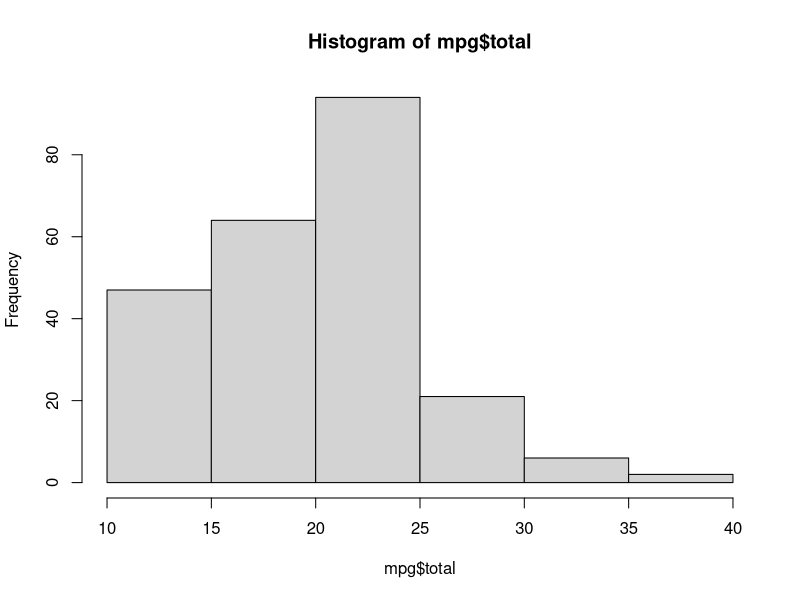
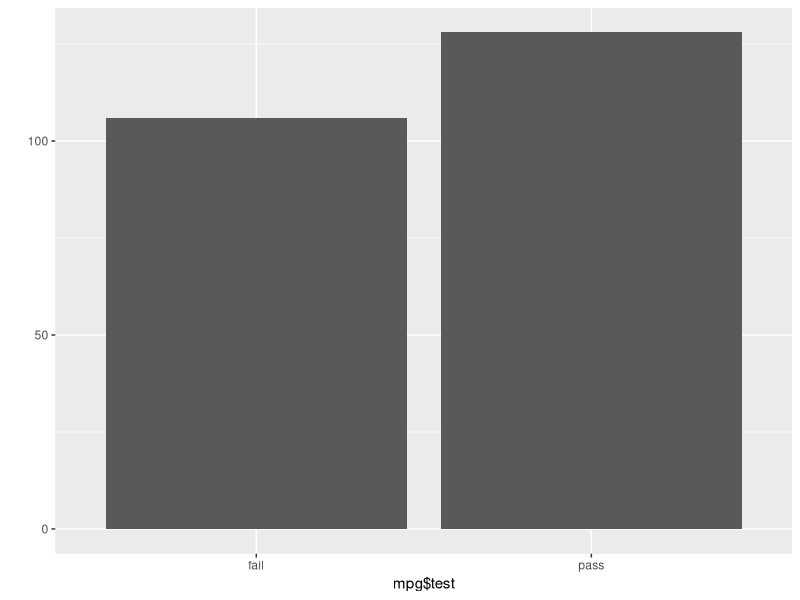

R code for these plots, in order:
library(ggplot2)
mpg <- as.data.frame(ggplot2::mpg)

head(mpg)
tail(mpg)
dim(mpg)

# dplyr

install.packages("dplyr")
library(dplyr)

df_raw <- data.frame(var1=c(1,2,1),
                     var2=c(2,3,2))
df_raw

#컬럼명 변경 
df_new <- rename(df_raw, v2=var2)
df_new

##################################
# 파생변수 만들기 
##################################
df <- data.frame(var1=c(4,3,8),
                 var2=c(2,6,1))
df

df$var_sum <- df$var1 + df$var2
df

df$var_mean <- (df$var1 + df$var2)/2
df

# 통합연비 변수 만들기 
mpg$total <- (mpg$cty + mpg$hwy)/2
head(mpg)
?ggplot2::mpg

# 조건문을 활용해 파생변수 만들기 
summary(mpg$total)
hist(mpg$total)

mpg$test <- ifelse(mpg$total >=20, "pass", "fail")
head(mpg)

#빈도 표
table(mpg$test)

library(ggplot2)

#막대그래프 표현 
qplot(mpg$test)

#중첩조건문활용 - 연비등급변수 만들기 
#등급 total 기준 
#A 30이상 
#B 20~29 
#C 20미만 

mpg$grade <- ifelse(mpg$total > 30, "A", 
                    ifelse(mpg$total > 20, "B", "C"))
head(mpg)

table(mpg$grade)



